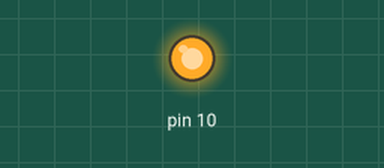
Simulated run of this sketch. Board: Arduino Uno, built with avr-gcc and run on an emulated ATmega328P. On the bench: output pins drawn as LEDs (lit = HIGH).

Above: at 2.5 s.
At 7.5 s:
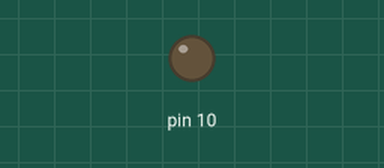
Timing chart, 0 to 13.0 s (numbered marks = the images above):
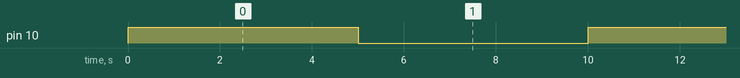

Measured:
- by itself, pin 10: alternates HIGH for 5.0 s and LOW for 5.0 s

The sketch:

ARDUINO.ino
```cpp
//DESI NOVITA SARI
//XI TKJ1
void setup() {
  // put your setup code here, to run once:
 //Memberi target pin uotput yang digunakan
 pinMode (10,OUTPUT) ;
}

void loop() {
  //Memberi perulangan
digitalWrite (10,HIGH); //pada pin 10, LED menyala
delay(5000); //Tunda 2 sec pada saat nyala
digitalWrite(10,LOW); //Pada pin 10, LED mati
delay(5000); //Tunda 2 sec pada saat mati
}
```
